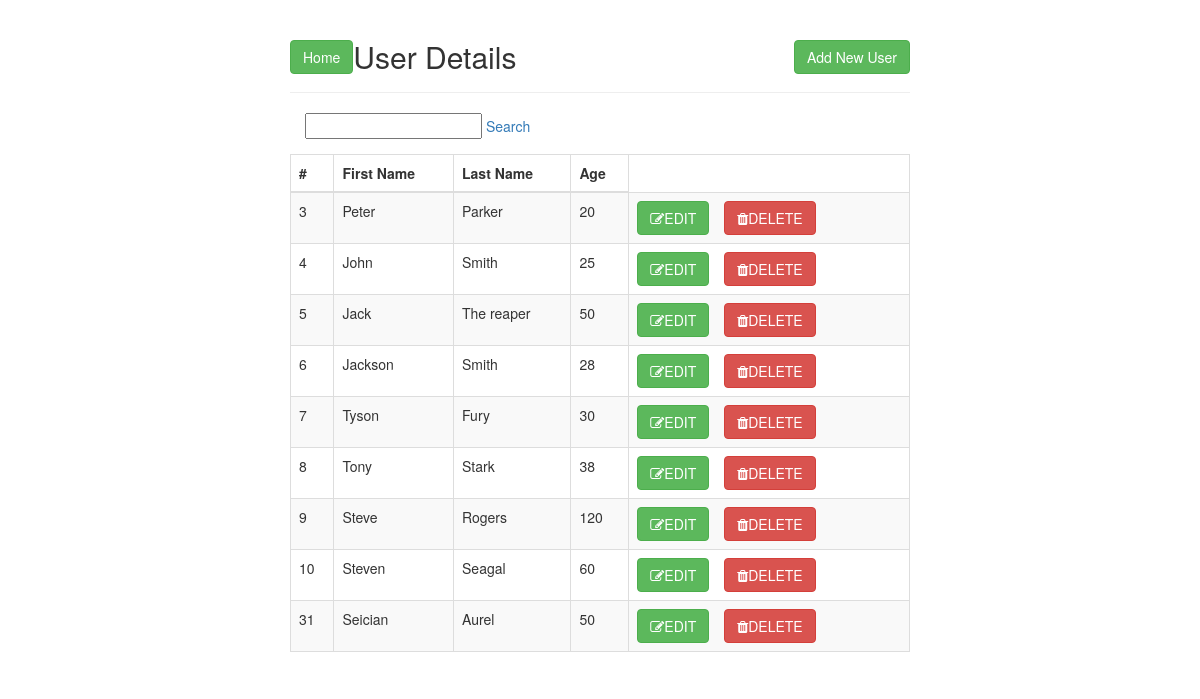
The page / on the database its author committed.
### tables this page shows
CREATE TABLE `users` (
  `id` int(12) NOT NULL,
  `firstname` varchar(65) NOT NULL,
  `lastname` varchar(65) NOT NULL,
  `age` int(3) NOT NULL
);

### index.php (called while the page is built, shortened)
<?php
	require_once  'controller/usersController.php';
    $controller = new usersController();
    $controller->mvcHandler();
?>

### config.php (called while the page is built)
<?php
class config
{
	function __construct() {
		$this->host = "localhost";
		$this->user  = "root";
		$this->pass = "";
		$this->db = "mvc";
	}
}
?>

### model/usersModel.php (called while the page is built, shortened)
<?php
	class usersModel
	{
		function __construct($consetup)
		{
			$this->host = $consetup->host;
			$this->user = $consetup->user;
			$this->pass =  $consetup->pass;
			$this->db = $consetup->db;
		}
		public function open_db()
		{
			$this->condb=new mysqli($this->host,$this->user,$this->pass,$this->db);
		}
		public function selectRecord($id)
		{
			try
			{
                if($id>0)
				{
					$query=$this->condb->prepare("SELECT * FROM users WHERE id=?");
					$query->bind_param("i",$id);
				}
                else
                {$query=$this->condb->prepare("SELECT * FROM users");	}
				$query->execute();
				$res=$query->get_result();
                return $res;
			}
			catch(Exception $e)
			{
				$this->close_db();
				throw $e;
			}
		}
	}
?>

### view/list.php (the view, shortened to what this page needs)
<!DOCTYPE html>
<html lang="en">
<head>
    <link href="~/../libs/fontawesome/css/font-awesome.css" rel="stylesheet" />
    <link rel="stylesheet" href="~/../libs/bootstrap.css">
</head>
<body>
    <div class="wrapper">
        <div class="container-fluid">
            <div class="row">
                <div class="col-md-12">
                    <div class="page-header clearfix">
                        <a href="index.php" class="btn btn-success pull-left">Home</a>
                        <h2 class="pull-left">User Details</h2>
                        <a href="view/insert.php" class="btn btn-success pull-right">Add New User</a>
                    </div>
                    <div class="form-group col-md-6">
                        <input id="src" type="text">
                        <a id="search" href="#" onclick="mf()">Search</a>
                    </div>
                    <?php
                        if($result->num_rows > 0){
                            echo "<table class='table table-bordered table-striped'>";
                                echo "<thead>";
                                    echo "<tr>";
                                        echo "<th>#</th>";
                                        echo "<th>First Name</th>";
                                        echo "<th>Last Name</th>";
                                        echo "<th>Age</th>";
                                    echo "</tr>";
                                echo "</thead>";
                                echo "<tbody>";
                                while($row = mysqli_fetch_array($result)){
                                    echo "<tr>";
                                        echo "<td>" . $row['id'] . "</td>";
                                        echo "<td>" . $row['firstname'] . "</td>";
                                        echo "<td>" . $row['lastname'] . "</td>";
                                        echo "<td>" . $row['age'] . "</td>";
                                        echo "<td>";
                                        echo "<a class='btn btn-success' href='index.php?act=update&id=". $row['id'] ."' title='Update Record' data-toggle='tooltip'><i class='fa fa-edit'></i>EDIT</a>";
                                        echo "<a class='btn btn-danger' href='index.php?act=delete&id=". $row['id'] ."' title='Delete Record' data-toggle='tooltip'><i class='fa fa-trash'></i>DELETE</a>";
                                        echo "</td>";
                                    echo "</tr>";
                                }
                                echo "</tbody>";
                            echo "</table>";
                        } else{
                            echo "<p class='lead'><em>No records were found.</em></p>";
                        }
                    ?>
                </div>
            </div>
        </div>
    </div>
</body>
</html>

### controller/usersController.php (shortened to what this page needs)
<?php
    require 'model/usersModel.php';
    require_once 'config.php';
	class usersController
	{
 		function __construct()
		{
			$this->objconfig = new config();
			$this->objsm =  new usersModel($this->objconfig);
		}
		public function mvcHandler()
		{
			$act = isset($_GET['act']) ? $_GET['act'] : NULL;
			switch ($act)
			{
				default:
                    $this->list();
			}
		}
        public function list(){
            $result=$this->objsm->selectRecord(0);
            include "view/list.php";
        }
    }
?>

### view/list.php (style rules this page uses)
.wrapper { width: 650px; margin: 0 auto; }
.page-header h2 { margin-top: 0; }
table tr td:last-child a { margin-right: 15px; }

### rows shown on the page
users: id "3", firstname "Peter", lastname "Parker", age "20"
users: id "4", firstname "John", lastname "Smith", age "25"
users: id "5", firstname "Jack", lastname "The reaper", age "50"
users: id "6", firstname "Jackson", lastname "Smith", age "28"
users: id "7", firstname "Tyson", lastname "Fury", age "30"
users: id "8", firstname "Tony", lastname "Stark", age "38"
users: id "9", firstname "Steve", lastname "Rogers", age "120"
users: id "10", firstname "Steven", lastname "Seagal", age "60"
users: id "31", firstname "Seician", lastname "Aurel", age "50"
